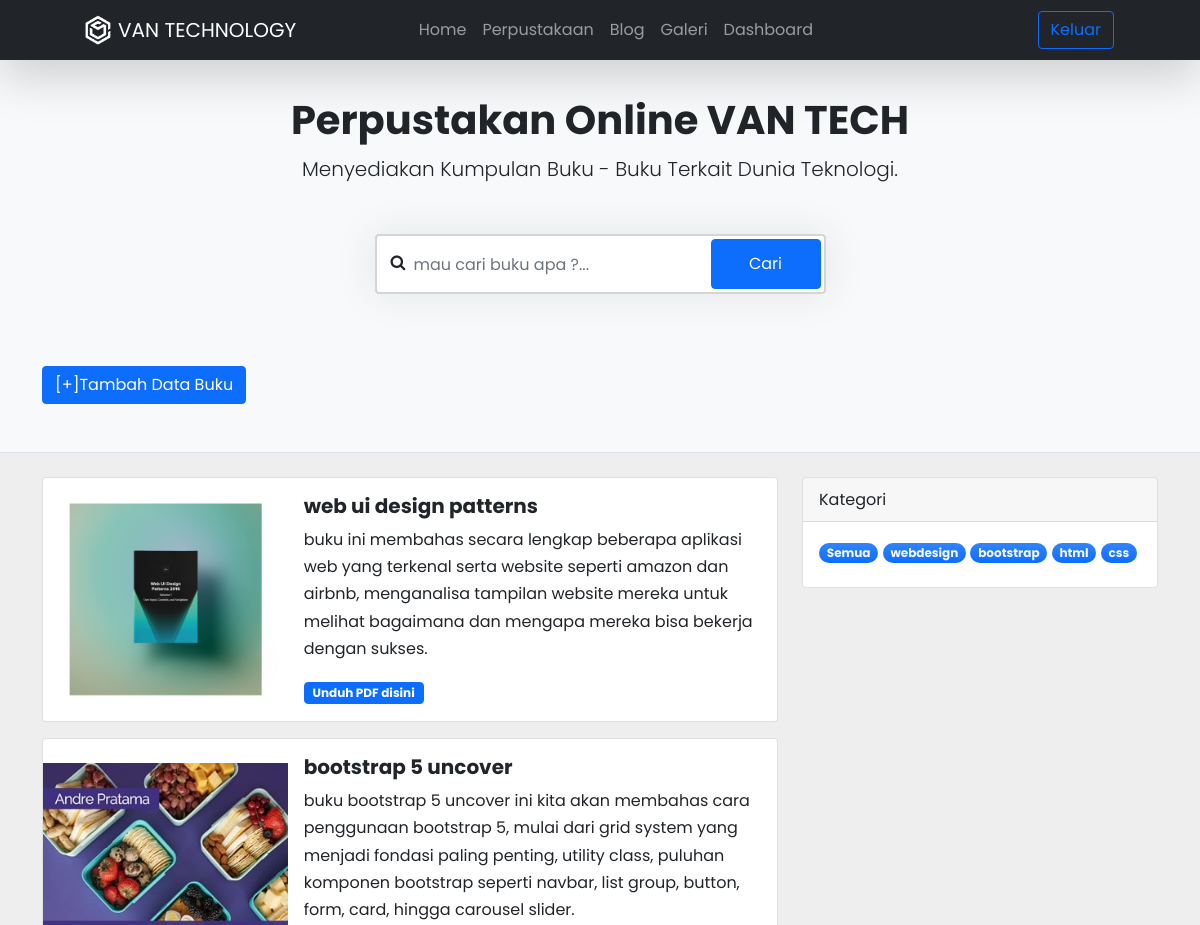
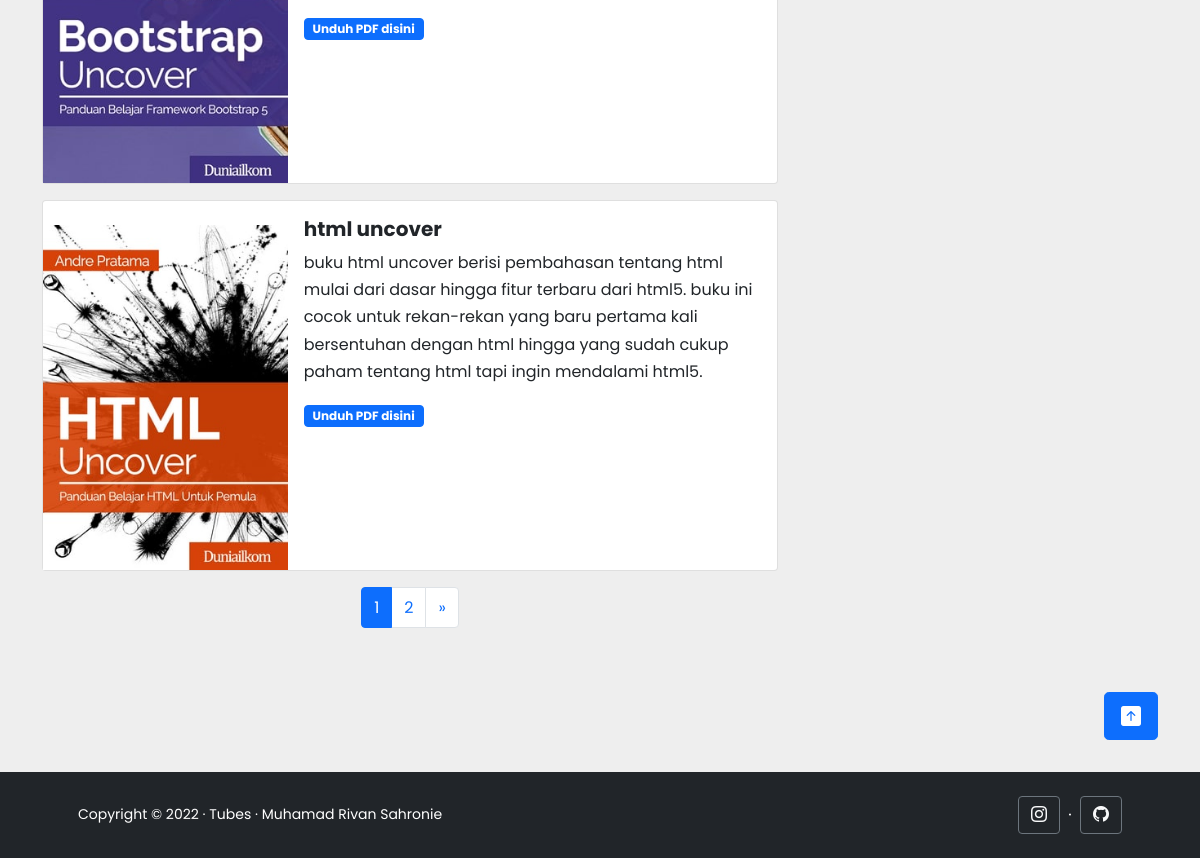
The app's page /halamanadmin/perpus/perpus.php (signed in) with its own data (2 pictures, top to bottom).
### tables this page shows
CREATE TABLE `tbl_buku` (
  `id_buku` int(11) NOT NULL,
  `nama_buku` varchar(255) NOT NULL,
  `body_buku` varchar(255) NOT NULL,
  `gambar` varchar(255) NOT NULL,
  `id_kategori` int(11) NOT NULL
);

CREATE TABLE `tbl_kategori` (
  `id_kategori` int(11) NOT NULL,
  `nama_kategori` varchar(255) NOT NULL
);

### config/functions.php (called while the page is built, shortened)
<?php
function koneksi()
{
    $conn = mysqli_connect("localhost", "root", "", "tubes_vantech") or die('KONEKSI GAGAL');
    return $conn;
}
function query($query)
{
    $conn = koneksi();
    $result = mysqli_query($conn, $query);
    $rows = [];
    while ($row = mysqli_fetch_assoc($result)) {
        $rows[] = $row;
    }
    return $rows;
}

### halamanadmin/perpus/perpus.php (the view, shortened to what this page needs)
<?php
require '../../config/functions.php';
$kategori = query("SELECT * FROM tbl_kategori");
if (isset($_GET['id']) != "") {
    $jumlahDataPerHalaman = 2;
    $jumlahData = count(query("SELECT * FROM tbl_buku NATURAL JOIN tbl_kategori WHERE id_kategori = '$_GET[id]'"));
    $jumlahHalaman = ceil($jumlahData / $jumlahDataPerHalaman);
    $halamanAktif = (isset($_GET["halaman"])) ? $_GET["halaman"] : 1;
    $awalData = ($jumlahDataPerHalaman * $halamanAktif) - $jumlahDataPerHalaman;
    $tabelbuku = query("SELECT * FROM tbl_buku NATURAL JOIN tbl_kategori WHERE id_kategori = '$_GET[id]' LIMIT $awalData, $jumlahDataPerHalaman");
} else {
    $jumlahDataPerHalaman = 3;
    $jumlahData = count(query("SELECT * FROM tbl_buku NATURAL JOIN tbl_kategori"));
    $jumlahHalaman = ceil($jumlahData / $jumlahDataPerHalaman);
    $halamanAktif = (isset($_GET["halaman"])) ? $_GET["halaman"] : 1;
    $awalData = ($jumlahDataPerHalaman * $halamanAktif) - $jumlahDataPerHalaman;
    $tabelbuku = query("SELECT * FROM tbl_buku NATURAL JOIN tbl_kategori LIMIT $awalData, $jumlahDataPerHalaman");
}
?>
<!DOCTYPE html>
<html lang="en">
<head>
    <link href="https://cdn.jsdelivr.net/npm/bootstrap-icons@1.5.0/font/bootstrap-icons.css" rel="stylesheet" />
    <link rel="stylesheet" href="https://cdnjs.cloudflare.com/ajax/libs/font-awesome/4.7.0/css/font-awesome.min.css">
    <link href="../../assets/css/bootstrap.min.css" rel="stylesheet" />
    <link href="../../assets/css/style.css" rel="stylesheet" />
    <link rel="stylesheet" href="css/search.css">
</head>
<body class="d-flex flex-column h-100">
    <main class="flex-shrink-0">
        <nav class="navbar navbar-expand-lg navbar-dark bg-dark fixed-top shadow-lg">
            <div class="container px-5">
                <img src="../../assets/img/logo.png" alt="" width="40" height="40" />
                <a class="navbar-brand" href="../../indexadmin.php">VAN TECHNOLOGY</a>
                <div class="collapse navbar-collapse" id="navbarSupportedContent">
                    <ul class="navbar-nav mx-auto mb-2 mb-lg-0">
                        <li class="nav-item">
                            <a class="nav-link" href="../../indexadmin.php">Home</a>
                        </li>
                        <li class="nav-item">
                            <a class="nav-link" href="#">Perpustakaan</a>
                        </li>
                        <li class="nav-item">
                            <a class="nav-link" href="../blog/blog.php">Blog</a>
                        </li>
                        <li class="nav-item">
                            <a class="nav-link" href="../galeri/galeri.php">Galeri</a>
                        </li>
                        <li class="nav-item">
                            <a class="nav-link" href="../../dashboardadmin/index.php">Dashboard</a>
                        </li>
                    </ul>
                    <div class="col-md-3 text-end">
                        <a class="btn btn-outline-primary me-2" href="../../login/logout.php">Keluar</a>
                    </div>
                </div>
            </div>
        </nav>
        <header class="py-5 bg-light border-bottom mb-4">
            <div class="container">
                <div class="text-center my-5">
                    <h1 class="fw-bolder">Perpustakan Online VAN TECH</h1>
                    <p class="lead mb-0">Menyediakan Kumpulan Buku - Buku Terkait Dunia Teknologi.</p>
                </div>
                <form action="" method="post">
                    <div class="row height d-flex justify-content-center align-items-center">
                        <div class="col-md-5">
                            <div class="search">
                                <i class="fa fa-search"></i>
                                <input type="text" class="form-control" placeholder="mau cari buku apa ?..." id="keyword" name="keyword">
                                <button class="btn btn-primary" type="submit" name="cari" id="tombol-cari">Cari</button>
                            </div>
                        </div>
                    </div>
                </form>
                <div class=" row mt-4 pt-5">
                    <div class="col-md-12">
                        <div class="text-start">
                            <a href="../../dashboardadmin/tabelbuku/tambahbuku.php" class="btn btn-primary">[+]Tambah Data Buku</a>
                        </div>
                    </div>
                </div>
            </div>
        </header>
        <div class="container">
            <div class="row">
                <div class="col-lg-8">
                    <div class="row">
                        <div class="col-lg-12">
                            <?php foreach ($tabelbuku as $buku) : ?>
                                <div class="card mb-3" style="max-width: 750px;">
                                    <div class="row g-0">
                                        <div class="col-md-4">
                                            <img src="../../dashboardadmin/img/<?= $buku['gambar']; ?>" class="img-fluid mt-4" alt="...">
                                        </div>
                                        <div class="col-md-8">
                                            <div class="card-body">
                                                <h5 class="card-title fw-bold"><?= $buku['nama_buku']; ?></h5>
                                                <p class="card-text"><?= $buku['body_buku']; ?></p>
                                                <a href="https://drive.google.com/drive/folders/15bYjqnemUzXtagUC7oiFirtCmfktPQc-?usp=sharing" target="_blank" class=" btn btn-primary badge">Unduh PDF disini</a>
                                            </div>
                                        </div>
                                    </div>
                                </div>
                            <?php endforeach; ?>
                        </div>
                    </div>
                    <nav aria-label="Page navigation example">
                        <ul class="pagination justify-content-center pb-5">
                            <?php for ($i = 1; $i <= $jumlahHalaman; $i++) : ?>
                                <?php if ($i == $halamanAktif) : ?>
                                    <li class="page-item active"><a class="page-link text-decoration-none" href="?halaman=<?= $i; ?>"><?= $i; ?></a></li>
                                <?php else : ?>
                                    <li class="page-item"><a class="page-link text-decoration-none" href="?halaman=<?= $i; ?>"><?= $i; ?></a></li>
                                <?php endif; ?>
                            <?php endfor; ?>
                            <?php if ($halamanAktif < $jumlahHalaman) : ?>
                                <li class="page-item">
                                    <a class="page-link text-decoration-none" href="?halaman=<?= $halamanAktif + 1; ?>" aria-label="Next">
                                        <span aria-hidden="true">&raquo;</span>
                                    </a>
                                </li>
                            <?php endif; ?>
                        </ul>
                    </nav>
                </div>
                <div class="col-lg-4">
                    <div class="card mb-4">
                        <div class="card-header">Kategori</div>
                        <div class="card-body">
                            <div class="row">
                                <div class="col-sm-auto">
                                    <ul class="list-unstyled mb-0">
                                        <li class="badge bg-primary bg-gradient rounded-pill mb-2"><a href="perpus.php" class="text-light text-decoration-none">Semua</a></li>
                                        <?php foreach ($kategori as $k) : ?>
                                            <li class="badge bg-primary bg-gradient rounded-pill mb-2"><a href="perpus.php?id=<?= $k['id_kategori']; ?>" class="text-light text-decoration-none"><?= $k['nama_kategori']; ?></a></li>
                                        <?php endforeach; ?>
                                    </ul>
                                </div>
                            </div>
                        </div>
                    </div>
                </div>
                <div class="col-12 text-end mb-3 pb-3">
                    <a href="#" class="btn btn-primary btn-lg" id="back-to-top">
                        <i class="bi bi-arrow-up-square-fill"></i>
                    </a>
                </div>
            </div>
        </div>
        <footer class="bg-dark py-4 mt-auto">
            <div class="container px-5">
                <div class="row align-items-center justify-content-between flex-column flex-sm-row">
                    <div class="col-auto">
                        <div class="small m-0 text-white">
                            Copyright &copy; 2022 &middot; Tubes &middot; Muhamad Rivan
                            Sahronie
                        </div>
                    </div>
                    <div class="col-auto ms-auto">
                        <a class="link-light btn btn-outline-secondary" href="https://www.instagram.com/rivaann_/" target="_blank"><i class="bi bi-instagram"></i></a>
                        <span class="text-white mx-1">&middot;</span>
                        <a class="link-light btn btn-outline-secondary" href="https://github.com/rivaannn" target="_blank"><i class="bi bi-github"></i></a>
                    </div>
                </div>
            </div>
        </footer>
</body>
</html>

### assets/css/style.css (style rules this page uses)
body { font-family: "Poppins", sans-serif; font-size: 16px; font-weight: 400; line-height: 1.7; color: #212529; background-color: #eee; }

### halamanadmin/perpus/css/search.css (style rules this page uses)
.search { position: relative; box-shadow: 0 0 40px rgba(51, 51, 51, 0.1); }
.search input { height: 60px; text-indent: 25px; border: 2px solid #d6d4d4; }
.search .fa-search { position: absolute; top: 20px; left: 16px; }
.search button { position: absolute; top: 5px; right: 5px; height: 50px; width: 110px; }

### records on screen
tbl_buku: gambar (picture), nama_buku "web ui design patterns", body_buku "buku ini membahas secara lengkap beberapa aplikasi web yang terkenal serta website seperti amazon dan airbnb, menganalisa tampilan website mereka untuk melihat bagaimana dan mengapa mereka bisa bekerja dengan sukses."
tbl_buku: gambar (picture), nama_buku "bootstrap 5 uncover", body_buku "buku bootstrap 5 uncover ini kita akan membahas cara penggunaan bootstrap 5, mulai dari grid system yang menjadi fondasi paling penting, utility class, puluhan komponen bootstrap seperti navbar, list group, button, form, card, hingga carousel slider."
tbl_buku: gambar (picture), nama_buku "html uncover", body_buku "buku html uncover berisi pembahasan tentang html mulai dari dasar hingga fitur terbaru dari html5. buku ini cocok untuk rekan-rekan yang baru pertama kali bersentuhan dengan html hingga yang sudah cukup paham tentang html tapi ingin mendalami html5."
tbl_kategori: nama_kategori "webdesign"
tbl_kategori: nama_kategori "bootstrap"
tbl_kategori: nama_kategori "html"
tbl_kategori: nama_kategori "css"
